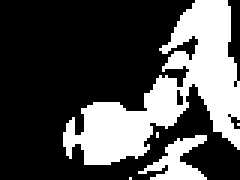
#> input picture lepton_img/image.pgm, 80 x 60 px (shown 3 times larger)
$ python 16to8.py ../lepton_img out   (Python 2 division)   (older library calls are emulated)
#> lines starting #> are read from the running program, lines starting #| are printed output that depends on the picture
import cv2
import sys, os
import numpy as np
from shutil import rmtree

def convert_to_video(top_dir, temp_dir):
    cmd = "ffmpeg -i \"" + temp_dir + "/img_%06d.png\" -r 24 -vf \"transpose=2\" " + top_dir + "/out_histo1.avi"
    print cmd
    os.system(cmd)

def histeq(im,nbr_bins=256):

   #get image histogram
   imhist,bins = np.histogram(im.flatten(),nbr_bins,normed=False)
   cdf = imhist.cumsum() #cumulative distribution function
   cdf = (nbr_bins-1) * cdf / cdf[-1] #normalize

   #use linear interpolation of cdf to find new pixel values
   im2 = np.interp(im.flatten(),bins[:-1],cdf)

   return im2.reshape(im.shape), cdf

def scale_16to8(img, img_min=0, img_max=0):
    if img_min or img_max:
        img = img.clip(img_min, img_max - 1)
        img -= img_min
    else:
        img_min = float(img.min())
        img_max = float(img.max())
        img -= img_min
        img *= 255.0 / (img_max - img_min)

    img = img.astype(np.uint8)

    return img

input_dir = sys.argv[1]
output_dir = sys.argv[2]
temp_dir = os.path.join(output_dir, "tmp")
try:
    os.makedirs(temp_dir)
except OSError:
    pass

for file_name in os.listdir(input_dir):
    img = cv2.imread( os.path.join(input_dir, file_name), -1 )
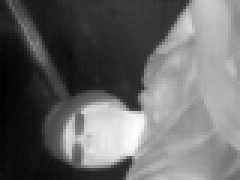
#> img: shape (60, 80) uint16 (shown 3 times larger); min 0, max 399, mean 162.1; drawn with min black and max white
    try:
#        img,cdf = histeq(img, pow(2,14))
        img = scale_16to8(img, 7360, 7615)
#> in scale_16to8, `img = img.clip(img_min, img_max - 1)`: img: shape (60, 80) uint16; every value is 7360
#> in scale_16to8, `img -= img_min`: img: shape (60, 80) uint16; every value is 0
#> in scale_16to8, `img = img.astype(np.uint8)`: img: shape (60, 80); every value is 0
        cv2.imwrite( os.path.join(temp_dir, file_name), img)

    except AttributeError:
        print "Failed to process " + file_name + ", skipping it."

#    img = cv2.resize(img, (0,0), fx=8, fy=8, interpolation=cv2.INTER_NEAREST)
#    cv2.imshow('window', img)
#    cv2.waitKey(0)

convert_to_video(output_dir, temp_dir)
rmtree(temp_dir)
